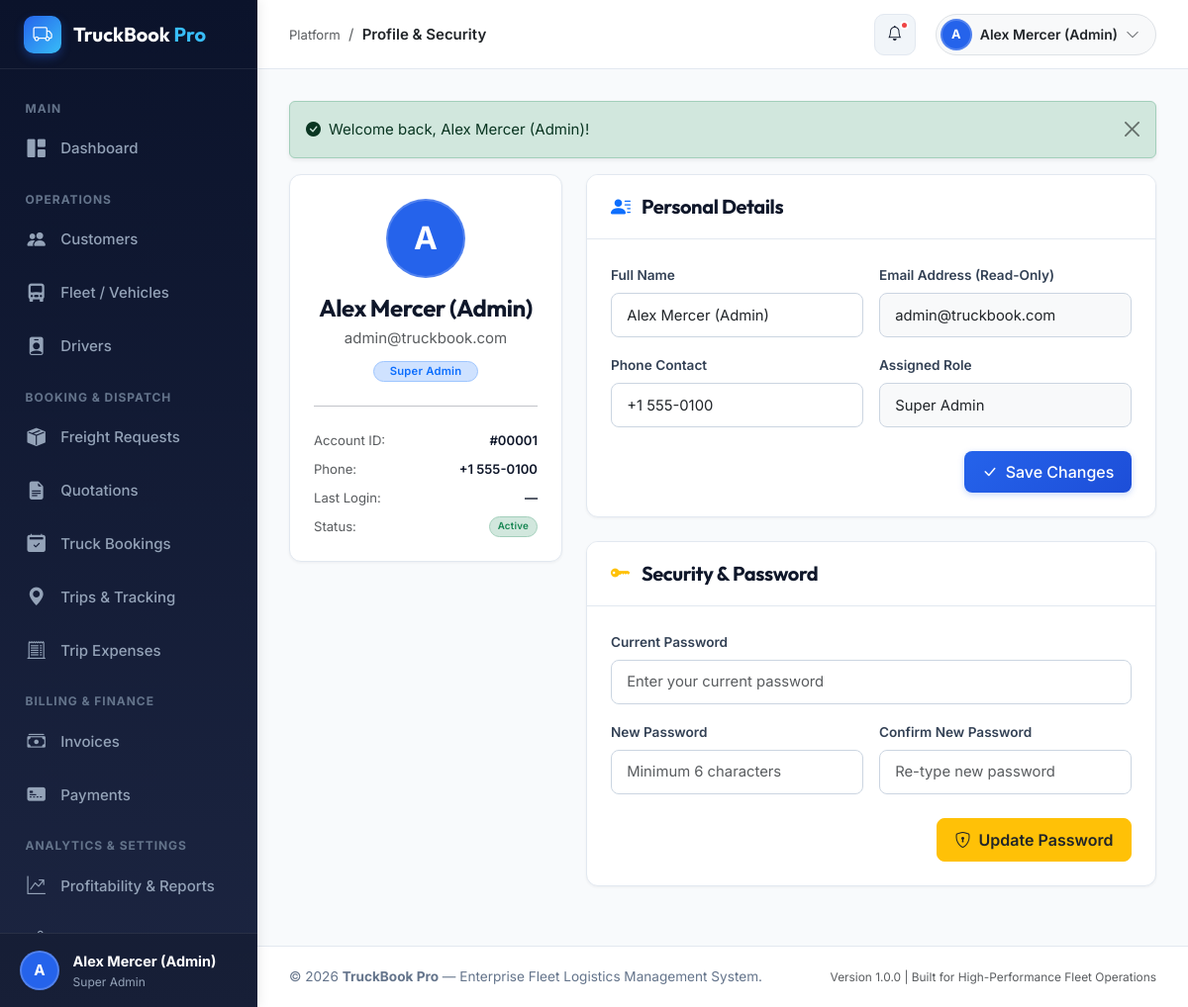
The app's page /profile.php (signed in) with its own data.
### tables this page shows
CREATE TABLE `users` (
  `id` INT UNSIGNED AUTO_INCREMENT PRIMARY KEY,
  `role_id` INT UNSIGNED NOT NULL,
  `name` VARCHAR(100) NOT NULL,
  `email` VARCHAR(120) NOT NULL UNIQUE,
  `password_hash` VARCHAR(255) NOT NULL,
  `phone` VARCHAR(25) NULL,
  `status` ENUM('active', 'inactive', 'suspended') NOT NULL DEFAULT 'active',
  `avatar` VARCHAR(255) NULL,
  `last_login` DATETIME NULL,
  `created_at` DATETIME NOT NULL DEFAULT CURRENT_TIMESTAMP,
  `updated_at` DATETIME NOT NULL DEFAULT CURRENT_TIMESTAMP ON UPDATE CURRENT_TIMESTAMP,
  INDEX `idx_users_role` (`role_id`),
  INDEX `idx_users_email` (`email`),
  INDEX `idx_users_status` (`status`),
  CONSTRAINT `fk_users_role` FOREIGN KEY (`role_id`) REFERENCES `roles` (`id`) ON DELETE RESTRICT
);

CREATE TABLE `roles` (
  `id` INT UNSIGNED AUTO_INCREMENT PRIMARY KEY,
  `name` VARCHAR(50) NOT NULL,
  `slug` VARCHAR(50) NOT NULL UNIQUE,
  `description` TEXT NULL,
  `created_at` DATETIME NOT NULL DEFAULT CURRENT_TIMESTAMP
);

### profile.php (the view, shortened to what the rows shown need)
<?php
require_once __DIR__ . '/includes/validation.php';
require_once __DIR__ . '/includes/functions.php';
$user = currentUser();
require_once __DIR__ . '/includes/header.php';
?>
<div class="row g-4">
    <div class="col-lg-4">
        <div class="content-card text-center p-4">
            <div class="user-avatar-circle mx-auto mb-3" style="width: 80px; height: 80px; font-size: 2rem;">
                <?= strtoupper(substr($user['name'] ?? 'U', 0, 1)) ?>
            </div>
            <h4 class="fw-bold mb-1"><?= e($user['name']) ?></h4>
            <p class="text-muted mb-2"><?= e($user['email']) ?></p>
            <div>
                <span class="badge bg-primary-subtle text-primary border border-primary-subtle px-3 py-1 rounded-pill">
                    <?= e($user['role_name']) ?>
                </span>
            </div>
            <hr class="my-4">
            <div class="text-start">
                <div class="d-flex justify-content-between mb-2 small">
                    <span class="text-muted">Account ID:</span>
                    <span class="fw-semibold">#<?= str_pad((string)$user['id'], 5, '0', STR_PAD_LEFT) ?></span>
                </div>
                <div class="d-flex justify-content-between mb-2 small">
                    <span class="text-muted">Phone:</span>
                    <span class="fw-semibold"><?= e($user['phone'] ?? 'Not set') ?></span>
                </div>
                <div class="d-flex justify-content-between mb-2 small">
                    <span class="text-muted">Last Login:</span>
                    <span class="fw-semibold"><?= formatDateTime($user['last_login'] ?? null) ?></span>
                </div>
                <div class="d-flex justify-content-between mb-0 small">
                    <span class="text-muted">Status:</span>
                    <?= renderStatusBadge($user['status']) ?>
                </div>
            </div>
        </div>
    </div>
    <div class="col-lg-8">
        <div class="content-card mb-4">
            <div class="content-card-body">
                <form method="POST" action="profile.php">
                    <div class="row g-3">
                        <div class="col-md-6">
                            <label class="form-label">Full Name</label>
                            <input type="text" name="name" class="form-control" value="<?= e($user['name']) ?>" required>
                        </div>
                        <div class="col-md-6">
                            <label class="form-label">Email Address (Read-Only)</label>
                            <input type="email" class="form-control bg-light" value="<?= e($user['email']) ?>" readonly>
                        </div>
                        <div class="col-md-6">
                            <label class="form-label">Phone Contact</label>
                            <input type="text" name="phone" class="form-control" value="<?= e($user['phone'] ?? '') ?>">
                        </div>
                        <div class="col-md-6">
                            <label class="form-label">Assigned Role</label>
                            <input type="text" class="form-control bg-light" value="<?= e($user['role_name']) ?>" readonly>
                        </div>
                    </div>
                </form>
            </div>
        </div>
    </div>
</div>
<?php require_once __DIR__ . '/includes/footer.php'; ?>

### includes/sidebar.php (shortened to what the rows shown need)
<?php
$user = currentUser();
?>
<aside id="app-sidebar">
    <div class="sidebar-user">
        <div class="user-avatar-circle">
            <?= strtoupper(substr($user['name'] ?? 'U', 0, 1)) ?>
        </div>
        <div class="user-info text-truncate">
            <div class="fw-bold text-white text-truncate" style="font-size: 0.9rem;">
                <?= e($user['name'] ?? 'Guest') ?>
            </div>
            <div class="text-light" style="font-size: 0.75rem; color: #94a3b8 !important;">
                <?= e($user['role_name'] ?? 'Role') ?>
            </div>
        </div>
    </div>
</aside>

### includes/topbar.php (shortened to what the rows shown need)
<?php
require_once __DIR__ . '/../config/database.php';
?>
<header id="app-topbar">
    <div class="topbar-actions">
        <div class="dropdown">
            <button class="btn btn-light border d-flex align-items-center gap-2 p-1 pe-3 rounded-pill" type="button" data-bs-toggle="dropdown" aria-expanded="false">
                <div class="user-avatar-circle" style="width: 32px; height: 32px; font-size: 0.8rem;">
                    <?= strtoupper(substr($user['name'] ?? 'U', 0, 1)) ?>
                </div>
                <span class="topbar-user-name fw-semibold small text-dark"><?= e($user['name'] ?? 'Account') ?></span>
                <i class="bi bi-chevron-down small text-muted"></i>
            </button>
        </div>
    </div>
</header>

### includes/functions.php (shortened to what the rows shown need)
<?php
require_once __DIR__ . '/validation.php';
function formatDateTime(?string $dateTime, string $format = 'M d, Y h:i A'): string {
    if (empty($dateTime)) {
        return '—';
    }
    $ts = strtotime($dateTime);
    return $ts ? date($format, $ts) : '—';
}
function renderStatusBadge(string $status): string {
    $normalized = strtolower(trim($status));
    $badgeClass = match ($normalized) {
        'active', 'completed', 'delivered', 'accepted', 'approved', 'paid', 'available' => 'bg-success-subtle text-success border border-success-subtle',
        'in_progress', 'in_transit', 'dispatched', 'quoted', 'partially_paid', 'on_trip' => 'bg-primary-subtle text-primary border border-primary-subtle',
        'pending', 'pending_assignment', 'scheduled', 'draft', 'sent', 'arrived', 'unloading' => 'bg-warning-subtle text-warning-emphasis border border-warning-subtle',
        'inactive', 'cancelled', 'rejected', 'unpaid', 'overdue', 'maintenance', 'suspended', 'on_leave' => 'bg-danger-subtle text-danger border border-danger-subtle',
        default => 'bg-secondary-subtle text-secondary border border-secondary-subtle'
    };
    $display = ucwords(str_replace('_', ' ', $normalized));
    return "<span class='badge {$badgeClass} px-2 py-1 rounded-pill'>{$display}</span>";
}

### records on screen
users: name "A", name "Alex Mercer (Admin)", role.name "Super Admin", email "admin@truckbook.com", id "00001", phone "+1 555-0100", last_login "—", status "Active"

### other values on screen
$pageTitle "Profile & Security"
$text "Welcome back, Alex Mercer (Admin)!"
APP_NAME "TruckBook Pro"
APP_VERSION "1.0.0"
